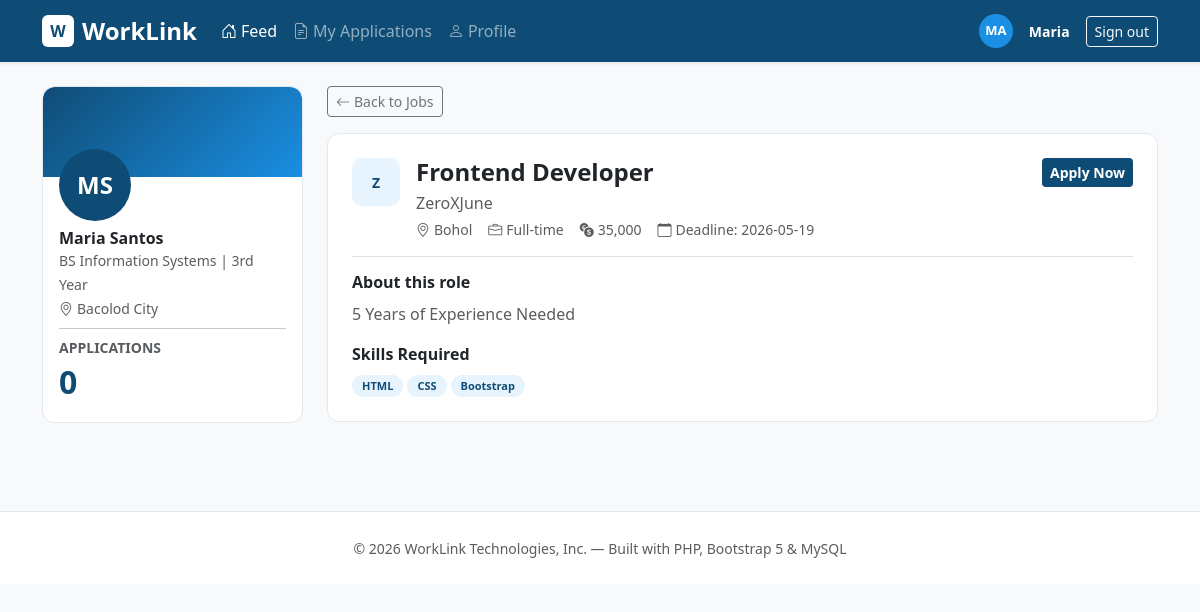
Screenshot of /index.php?job=7 (signed in) with the database file from the repository.
### tables this page shows
CREATE TABLE `jobs` (
  `id` int(11) NOT NULL,
  `employer_id` int(11) NOT NULL,
  `title` varchar(200) NOT NULL,
  `company` varchar(200) NOT NULL,
  `location` varchar(150) NOT NULL,
  `type` enum('Full-time','Part-time','Internship','Contract') NOT NULL DEFAULT 'Full-time',
  `salary` varchar(100) DEFAULT NULL,
  `description` text NOT NULL,
  `tags` varchar(500) DEFAULT NULL,
  `deadline` date DEFAULT NULL,
  `created_at` timestamp NOT NULL DEFAULT current_timestamp()
);

### includes/config.php (called while the page is built, shortened)
<?php
function db(): mysqli {
    static $conn = null;
    if ($conn === null) {
        $conn = new mysqli(DB_HOST, DB_USER, DB_PASS, DB_NAME);
        $conn->set_charset('utf8mb4');
    }
    return $conn;
}
function currentUser(): ?array {
    return $_SESSION['user'] ?? null;
}
function e(string $s): string {
    return htmlspecialchars($s, ENT_QUOTES, 'UTF-8');
}

### index.php (the view, shortened to what this page needs)
<?php
require 'includes/config.php';
$user   = currentUser();
$jobId  = (int)($_GET['job'] ?? 0);
$appliedStmt = db()->prepare("SELECT job_id FROM applications WHERE applicant_id=?");
$appliedStmt->bind_param('i', $user['id']);
$appliedStmt->execute();
$appliedIds = array_column($appliedStmt->get_result()->fetch_all(MYSQLI_ASSOC), 'job_id');
$selectedJob = null;
if ($jobId) {
    $js = db()->prepare("SELECT j.*,u.name AS employer_name FROM jobs j JOIN users u ON j.employer_id=u.id WHERE j.id=? LIMIT 1");
    $js->bind_param('i', $jobId);
    $js->execute();
    $selectedJob = $js->get_result()->fetch_assoc();
}
$cntStmt = db()->prepare("SELECT COUNT(*) AS cnt FROM applications WHERE applicant_id=?");
$cntStmt->bind_param('i', $user['id']);
$cntStmt->execute();
$appCount = $cntStmt->get_result()->fetch_assoc()['cnt'];
include 'includes/header.php';
function initials(string $name): string {
    $words = explode(' ', trim($name));
    return strtoupper(implode('', array_map(fn($w) => $w[0] ?? '', array_slice($words, 0, 2))));
}
function tagBadge(string $t): string {
    return '<span class="wl-tag me-1">' . htmlspecialchars(trim($t), ENT_QUOTES) . '</span>';
}
?>
<div class="container py-4">
  <div class="row g-4">
    <div class="col-lg-3 d-none d-lg-block">
      <div class="wl-card overflow-hidden mb-3">
        <div class="wl-profile-banner"></div>
        <div class="px-3 pb-3" style="margin-top:-28px;">
          <div class="wl-avatar-lg mb-2"><?= initials($user['name']) ?></div>
          <h6 class="fw-bold mb-0"><?= e($user['name']) ?></h6>
          <small class="text-muted"><?= e($user['headline'] ?: 'Job Seeker') ?></small><br>
          <small class="text-muted"><i class="bi bi-geo-alt me-1"></i><?= e($user['location'] ?: 'Philippines') ?></small>
          <hr class="my-2">
          <div class="text-muted small text-uppercase fw-bold">Applications</div>
          <div class="wl-stat-num"><?= $appCount ?></div>
        </div>
      </div>
    </div>
    <div class="col-lg-9">
      <?php if ($selectedJob): ?>
        <a href="index.php" class="btn btn-sm btn-outline-secondary mb-3">
          <i class="bi bi-arrow-left me-1"></i>Back to Jobs
        </a>
        <div class="wl-card p-4 mb-3">
          <div class="d-flex gap-3 align-items-start mb-3 pb-3 border-bottom">
            <div class="wl-job-logo"><?= initials($selectedJob['company']) ?></div>
            <div class="flex-grow-1">
              <h4 class="fw-bold mb-1"><?= e($selectedJob['title']) ?></h4>
              <p class="text-muted mb-1"><?= e($selectedJob['company']) ?></p>
              <div class="d-flex flex-wrap gap-3 text-muted small">
                <span><i class="bi bi-geo-alt me-1"></i><?= e($selectedJob['location']) ?></span>
                <span><i class="bi bi-briefcase me-1"></i><?= e($selectedJob['type']) ?></span>
                <span><i class="bi bi-currency-exchange me-1"></i><?= e($selectedJob['salary'] ?? '—') ?></span>
                <span><i class="bi bi-calendar me-1"></i>Deadline: <?= e($selectedJob['deadline'] ?? '—') ?></span>
              </div>
            </div>
            <?php if (in_array($selectedJob['id'], $appliedIds)): ?>
              <span class="btn btn-sm btn-outline-success disabled"><i class="bi bi-check-lg me-1"></i>Applied</span>
            <?php else: ?>
              <a href="apply.php?job=<?= $selectedJob['id'] ?>" class="btn btn-wl btn-sm fw-bold">Apply Now</a>
            <?php endif; ?>
          </div>
          <h6 class="fw-bold">About this role</h6>
          <p class="text-muted" style="line-height:1.8;"><?= nl2br(e($selectedJob['description'])) ?></p>
          <?php if ($selectedJob['tags']): ?>
          <h6 class="fw-bold mt-3">Skills Required</h6>
          <div><?php foreach (explode(',', $selectedJob['tags']) as $t) echo tagBadge($t); ?></div>
          <?php endif; ?>
        </div>
      <?php endif; ?>
    </div>
  </div>
</div>
<?php include 'includes/footer.php'; ?>

### css/style.css (style rules this page uses)
:root { --wl-navy: #0f4c75; --wl-blue: #1a8fe3; --wl-light: #e8f4fd; --wl-accent: #0d7377; }
.wl-avatar-lg { width: 72px; height: 72px; background: var(--wl-navy); color: #fff; border-radius: 50%; display: inline-flex; align-items: center; justify-content: center; font-weight: 800; font-size: 24px; flex-shrink: 0; }
.wl-job-logo { width: 48px; height: 48px; background: var(--wl-light); color: var(--wl-navy); border-radius: 10px; display: flex; align-items: center; justify-content: center; font-weight: 800; font-size: 14px; flex-shrink: 0; }
.wl-card { border: 1px solid #e2e8f0; border-radius: 12px; background: #fff; transition: box-shadow .2s; }
.wl-profile-banner { height: 90px; background: linear-gradient(135deg, var(--wl-navy) 0%, var(--wl-blue) 100%); border-radius: 12px 12px 0 0; }
.wl-stat-num { font-size: 2rem; font-weight: 800; color: var(--wl-navy); }
.btn-wl { background: var(--wl-navy); color: #fff; border: none; }
.wl-tag { display: inline-block; background: var(--wl-light); color: var(--wl-navy); font-size: 11px; font-weight: 600; padding: 3px 10px; border-radius: 20px; }

### rows the page displays
jobs: company "Z", title "Frontend Developer", company "ZeroXJune", location "Bohol", type "Full-time", salary "35,000", deadline "2026-05-19", description "5 Years of Experience Needed", tags "HTML", tags "CSS", tags "Bootstrap"

### other values shown
substr($user['name'], 0, 2) "MA"
explode(' ', $user['name'])[0] "Maria"
initials($user['name']) "MS"
$user['name'] "Maria Santos"
$user['headline'] ?: 'Job Seeker' "BS Information Systems | 3rd Year"
$user['location'] ?: 'Philippines' "Bacolod City"
$appCount "0"
